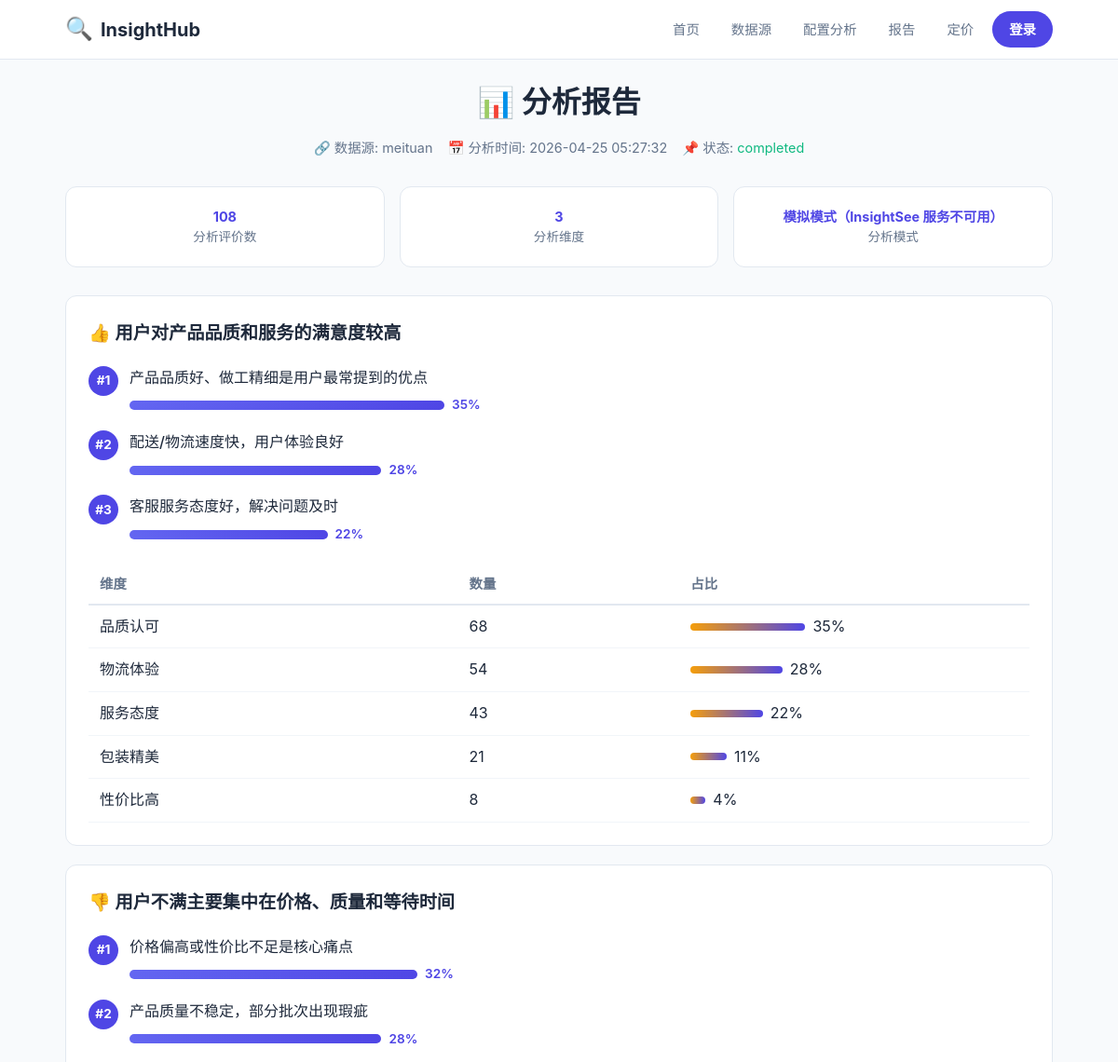
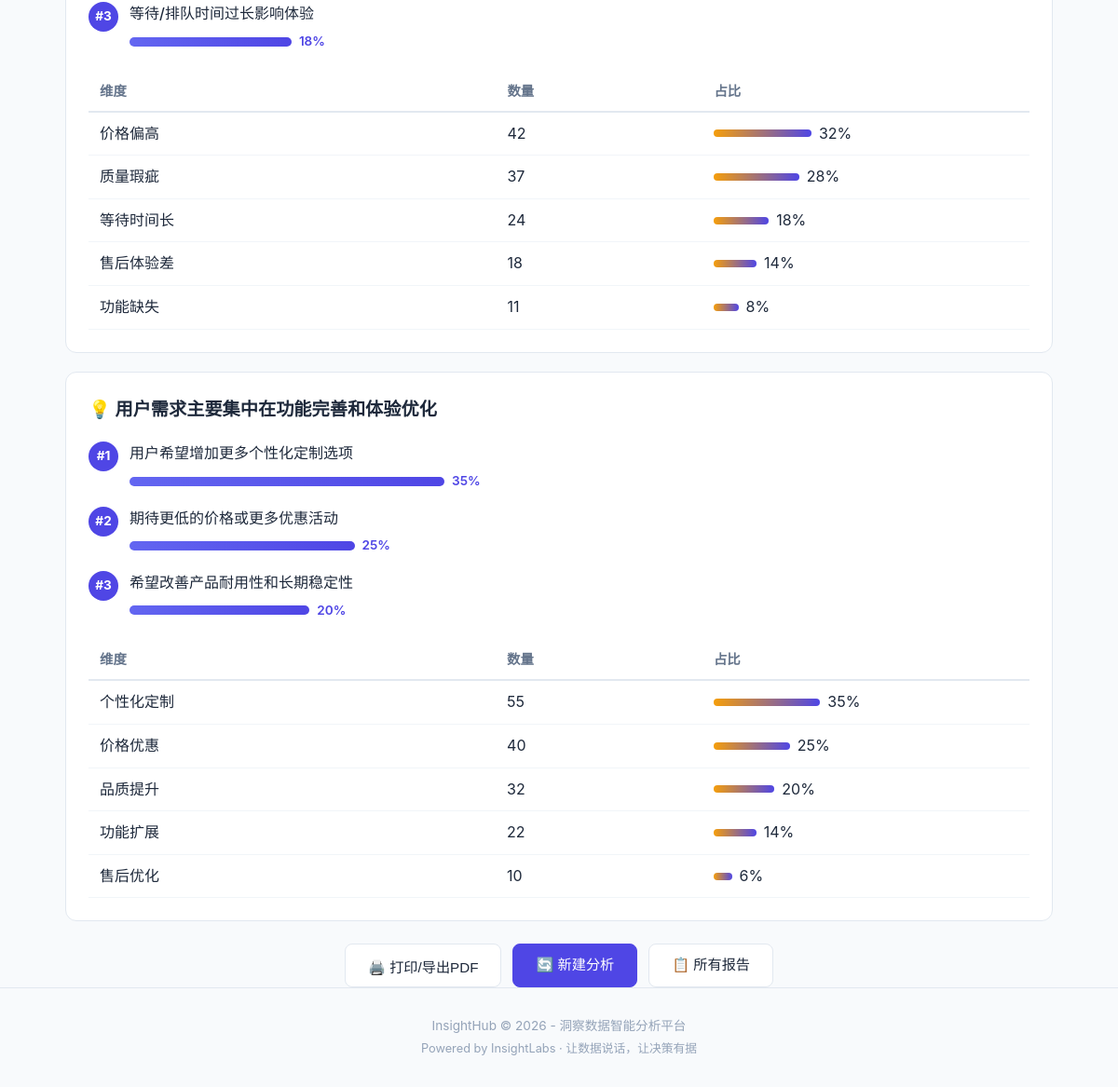
The page /report/1 on the database its author committed (2 pictures, top to bottom).
### tables this page shows
CREATE TABLE analysis_tasks (
            id INTEGER PRIMARY KEY AUTOINCREMENT,
            user_id INTEGER,
            source_id TEXT NOT NULL,
            url TEXT,
            keyword TEXT,
            dimensions TEXT NOT NULL,
            status TEXT DEFAULT 'pending',
            result_json TEXT,
            created_at TIMESTAMP DEFAULT CURRENT_TIMESTAMP,
            completed_at TIMESTAMP,
            FOREIGN KEY (user_id) REFERENCES users(id)
        );

### routes/reports.py (the view)
@router.get("/report/{task_id}", response_class=HTMLResponse)
async def report_detail(request: Request, task_id: int):
    analysis = get_analysis(task_id)
    if not analysis:
        return templates.TemplateResponse(
            "report.html",
            {"request": request, "error": "报告不存在"},
        )
    return templates.TemplateResponse(
        "report.html",
        {
            "request": request,
            "analysis": analysis,
            "result": analysis.get("result"),
        },
    )

### templates/report.html (shortened to what this page needs)
{% extends "base.html" %}
{% block content %}
{% if error %}
<section class="page-header">
    <h1>❌ 报告不存在</h1>
    <p class="page-desc">{{ error }}</p>
    <a href="/reports" class="btn btn-primary">返回报告列表</a>
</section>
{% elif analysis %}
<section class="page-header">
    <h1>📊 分析报告</h1>
    <div class="report-meta">
        <span class="meta-item">🔗 数据源: {{ analysis.source_id }}</span>
        <span class="meta-item">📅 分析时间: {{ analysis.completed_at or analysis.created_at }}</span>
        <span class="meta-item">📌 状态: <span class="status-{{ analysis.status }}">{{ analysis.status }}</span></span>
    </div>
</section>
{% if result %}
<div class="report-summary">
    <div class="summary-card">
        <div class="summary-number">{{ result.total_reviews }}</div>
        <div class="summary-label">分析评价数</div>
    </div>
    <div class="summary-card">
        <div class="summary-number">{{ result.results|length }}</div>
        <div class="summary-label">分析维度</div>
    </div>
    <div class="summary-card">
        <div class="summary-number">{{ result.generated_at }}</div>
        <div class="summary-label">分析模式</div>
    </div>
</div>
{% for dim_id, dim_data in result.results.items() %}
<div class="report-section">
    <h2 class="section-title">
        {% if dim_id == 'positive' %}👍{% elif dim_id == 'negative' %}👎{% elif dim_id == 'returns' %}📦{% elif dim_id == 'needs' %}💡{% elif dim_id == 'persona' %}👤{% elif dim_id == 'trends' %}📈{% else %}🔍{% endif %}
        {{ dim_data.summary }}
    </h2>
    <div class="insight-list">
        {% for insight in dim_data.top_insights %}
        <div class="insight-item">
            <div class="insight-rank">#{{ insight.rank }}</div>
            <div class="insight-content">
                <p class="insight-text">{{ insight.content }}</p>
                <div class="insight-bar-container">
                    <div class="insight-bar" style="width: {{ insight.percentage }}%"></div>
                    <span class="insight-pct">{{ insight.percentage }}%</span>
                </div>
            </div>
        </div>
        {% endfor %}
    </div>
    <div class="data-table-wrapper">
        <table class="data-table">
            <thead>
                <tr>
                    <th>维度</th>
                    <th>数量</th>
                    <th>占比</th>
                </tr>
            </thead>
            <tbody>
                {% for detail in dim_data.details %}
                <tr>
                    <td>{{ detail.item }}</td>
                    <td>{{ detail.count }}</td>
                    <td>
                        <div class="bar-cell">
                            <div class="table-bar" style="width: {{ detail.ratio }}"></div>
                            <span>{{ detail.ratio }}</span>
                        </div>
                    </td>
                </tr>
                {% endfor %}
            </tbody>
        </table>
    </div>
</div>
{% endfor %}
<div class="report-actions">
    <button class="btn btn-secondary" onclick="window.print()">🖨️ 打印/导出PDF</button>
    <a href="/configure" class="btn btn-primary">🔄 新建分析</a>
    <a href="/reports" class="btn btn-secondary">📋 所有报告</a>
</div>
{% else %}
<div class="report-empty">
    <p>分析正在进行中...</p>
    <div class="loading-spinner"></div>
    <a href="/reports" class="btn btn-primary">刷新状态</a>
</div>
{% endif %}
{% endif %}
{% endblock %}

### static/style.css (style rules this page uses)
* { margin: 0; padding: 0; box-sizing: border-box; }
:root { --primary: #4F46E5; --primary-light: #6366F1; --primary-dark: #3730A3; --accent: #F59E0B; --bg: #F8FAFC; --bg-card: #FFFFFF; --text: #1E293B; --text-secondary: #64748B; --text-muted: #94A3B8; --border: #E2E8F0; --border-light: #F1F5F9; --success: #10B981; --danger: #EF4444; --radius: 12px; --radius-sm: 8px; --shadow: 0 1px 3px rgba(0,0,0,0.08), 0 1px 2px rgba(0,0,0,0.06); --shadow-lg: 0 4px 12px rgba(0,0,0,0.1); --font: -apple-system, BlinkMacSystemFont, "Segoe UI", Roboto, "Helvetica Neue", Arial, sans-serif; }
body { font-family: var(--font); background: var(--bg); color: var(--text); line-height: 1.6; min-height: 100vh; display: flex; flex-direction: column; }
a { color: var(--primary); text-decoration: none; }
.btn { display: inline-flex; align-items: center; gap: 6px; padding: 10px 24px; border: 1px solid var(--border); border-radius: var(--radius-sm); font-size: 0.95rem; font-weight: 500; cursor: pointer; transition: all 0.2s; background: var(--bg-card); color: var(--text); text-decoration: none; }
.btn-primary { background: var(--primary); color: white; border-color: var(--primary); }
.btn-secondary { background: var(--bg-card); border-color: var(--border); }
.section-title { text-align: center; font-size: 1.8rem; font-weight: 700; margin-bottom: 32px; }
.page-header { text-align: center; padding: 20px 0 30px; }
.page-header h1 { font-size: 2rem; font-weight: 700; margin-bottom: 8px; }
.report-meta { display: flex; flex-wrap: wrap; gap: 16px; justify-content: center; margin-top: 12px; color: var(--text-secondary); font-size: 0.9rem; }
.report-summary { display: grid; grid-template-columns: repeat(auto-fit, minmax(150px, 1fr)); gap: 16px; margin-bottom: 30px; }
.summary-card { text-align: center; background: var(--bg-card); border: 1px solid var(--border); border-radius: var(--radius); padding: 20px; }
.summary-number { font-size: 1.5rem; font-weight: 700; color: var(--primary); font-size: 0.9rem; }
.summary-label { color: var(--text-secondary); font-size: 0.85rem; }
.report-section { background: var(--bg-card); border: 1px solid var(--border); border-radius: var(--radius); padding: 24px; margin-bottom: 20px; }
.report-section .section-title { font-size: 1.2rem; text-align: left; margin-bottom: 20px; }
.insight-list { margin-bottom: 20px; }
.insight-item { display: flex; gap: 12px; margin-bottom: 16px; align-items: flex-start; }
.insight-rank { width: 32px; height: 32px; background: var(--primary); color: white; border-radius: 50%; display: flex; align-items: center; justify-content: center; font-size: 0.85rem; font-weight: 700; flex-shrink: 0; }
.insight-content { flex: 1; }
.insight-text { font-weight: 500; margin-bottom: 6px; }
.insight-bar-container { display: flex; align-items: center; gap: 8px; }
.insight-bar { height: 10px; background: linear-gradient(90deg, var(--primary-light), var(--primary)); border-radius: 999px; transition: width 0.5s ease; min-width: 20px; }
.insight-pct { font-size: 0.85rem; font-weight: 600; color: var(--primary); flex-shrink: 0; }
.data-table-wrapper { overflow-x: auto; }
.data-table { width: 100%; border-collapse: collapse; }
.data-table th { text-align: left; padding: 10px 12px; border-bottom: 2px solid var(--border); font-weight: 600; font-size: 0.9rem; color: var(--text-secondary); }
.data-table td { padding: 10px 12px; border-bottom: 1px solid var(--border-light); }
.bar-cell { display: flex; align-items: center; gap: 8px; }
.table-bar { height: 8px; background: linear-gradient(90deg, var(--accent), var(--primary)); border-radius: 999px; min-width: 16px; max-width: 200px; }
.report-actions { display: flex; gap: 12px; justify-content: center; margin-top: 24px; }
.status-completed { color: var(--success); }

### rows shown on the page
analysis_tasks: source_id "meituan", completed_at "2026-04-25 05:27:32", status "completed"

### other values the page prints
{{ result.total_reviews }} "108"
{{ result.results|length }} "3"
{{ result.generated_at }} "模拟模式（InsightSee 服务不可用）"
{{ dim_data.summary }} "用户对产品品质和服务的满意度较高" "用户不满主要集中在价格、质量和等待时间" "用户需求主要集中在功能完善和体验优化"
{{ insight.rank }} "1" "2" "3" "1" "2" "3" "1" "2" "3"
{{ insight.content }} "产品品质好、做工精细是用户最常提到的优点" "配送/物流速度快，用户体验良好" "客服服务态度好，解决问题及时" "价格偏高或性价比不足是核心痛点" "产品质量不稳定，部分批次出现瑕疵" "等待/排队时间过长影响体验" "用户希望增加更多个性化定制选项" "期待更低的价格或更多优惠活动" "希望改善产品耐用性和长期稳定性"
{{ insight.percentage }} "35" "28" "22" "32" "28" "18" "35" "25" "20"
{{ detail.item }} "品质认可" "物流体验" "服务态度" "包装精美" "性价比高" "价格偏高" "质量瑕疵" "等待时间长" "售后体验差" "功能缺失" "个性化定制" "价格优惠" "品质提升" "功能扩展" "售后优化"
{{ detail.count }} "68" "54" "43" "21" "8" "42" "37" "24" "18" "11" "55" "40" "32" "22" "10"
{{ detail.ratio }} "35%" "28%" "22%" "11%" "4%" "32%" "28%" "18%" "14%" "8%" "35%" "25%" "20%" "14%" "6%"
